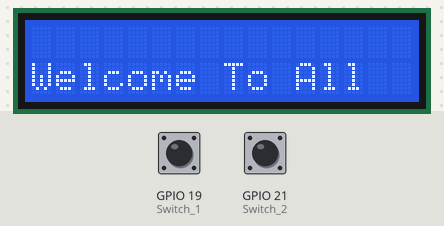
Bench run of a sketch on a simulated ESP32. Parts: 16×2 character LCD. The test bench sets the inputs (shaded band); at power-on: GPIO 19 (Switch_1) HIGH, GPIO 21 (Switch_2) LOW. What the sketch prints to the serial monitor is not drawn.

Above: at 0.1 s.
At 2.2 s:
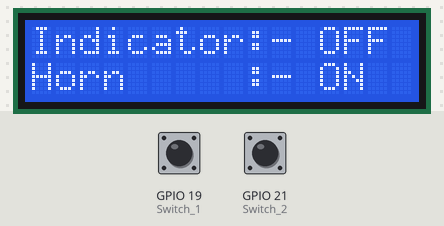
2.3 s: GPIO 19 (Switch_1) pulled LOW for 3.2 s
At 5.1 s:
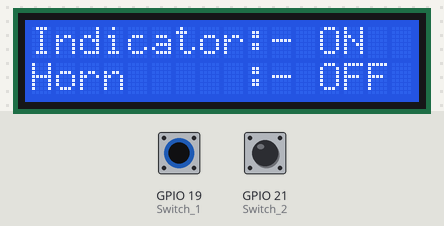
8.5 s: GPIO 19 (Switch_1) pulled LOW for 1.65 s
Timing chart, 0 to 11.5 s (numbered marks = the images above; inputs shaded):
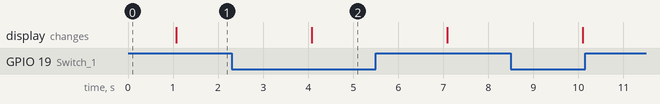

Measured:
- after the input at 2.3 s, the display: changes after 1.8 s (image 2)

The sketch:

Master.ino
```cpp
#include <LiquidCrystal.h>
#include <esp_now.h>
#include <WiFi.h>
#define Switch_1 19
#define Switch_2 21

LiquidCrystal lcd(33,25,26,27,14,13);
int myData;
// Global copy of slave
esp_now_peer_info_t slave;
#define CHANNEL 0
#define PRINTSCANRESULTS 0
#define DELETEBEFOREPAIR 0

 int mac[6] = {0x58, 0xBF, 0x25, 0x9F, 0x54, 0x71};

// Init ESP Now with fallback
void InitESPNow() {
  WiFi.disconnect();
  if (esp_now_init() == ESP_OK) {
    Serial.println("ESPNow Init Success");
  }
  else {
    Serial.println("ESPNow Init Failed");
    // Retry InitESPNow, add a counte and then restart?
    // InitESPNow();
    // or Simply Restart
    ESP.restart();
  }
}

// Scan for slaves in AP mode
void ScanForSlave() {
  //int8_t scanResults = WiFi.scanNetworks();
  // reset on each scan
  bool slaveFound = 0;
  memset(&slave, 0, sizeof(slave));


  for (int ii = 0; ii < 6; ++ii )
  {
    slave.peer_addr[ii] = (uint8_t) mac[ii];
  }

  slave.channel = CHANNEL; // pick a channel
  slave.encrypt = 0; // no encryption

  slaveFound = 1;


  if (slaveFound)
  {
    Serial.println("Slave Found, processing..");
  } else
  {
    Serial.println("Slave Not Found, trying again.");
  }

}

// Check if the slave is already paired with the master.
// If not, pair the slave with master
bool manageSlave() {
  if (slave.channel == CHANNEL) {
    if (DELETEBEFOREPAIR) {
      deletePeer();
    }

    Serial.print("Slave Status: ");
    // check if the peer exists
    bool exists = esp_now_is_peer_exist(slave.peer_addr);
    if ( exists) {
      // Slave already paired.
      Serial.println("Already Paired");
      return true;
    } else {
      // Slave not paired, attempt pair
      esp_err_t addStatus = esp_now_add_peer(&slave);
      if (addStatus == ESP_OK) {
        // Pair success
        Serial.println("Pair success");
        return true;
      } else if (addStatus == ESP_ERR_ESPNOW_NOT_INIT) {
        // How did we get so far!!
        Serial.println("ESPNOW Not Init");
        return false;
      } else if (addStatus == ESP_ERR_ESPNOW_ARG) {
        Serial.println("Invalid Argument");
        return false;
      } else if (addStatus == ESP_ERR_ESPNOW_FULL) {
        Serial.println("Peer list full");
        return false;
      } else if (addStatus == ESP_ERR_ESPNOW_NO_MEM) {
        Serial.println("Out of memory");
        return false;
      } else if (addStatus == ESP_ERR_ESPNOW_EXIST) {
        Serial.println("Peer Exists");
        return true;
      } else {
        Serial.println("Not sure what happened");
        return false;
      }
    }
  } else {
    // No slave found to process
    Serial.println("No Slave found to process");
    return false;
  }
}

void deletePeer() {
  esp_err_t delStatus = esp_now_del_peer(slave.peer_addr);
  Serial.print("Slave Delete Status: ");
  if (delStatus == ESP_OK) {
    // Delete success
    Serial.println("Success");
  } else if (delStatus == ESP_ERR_ESPNOW_NOT_INIT) {
    // How did we get so far!!
    Serial.println("ESPNOW Not Init");
  } else if (delStatus == ESP_ERR_ESPNOW_ARG) {
    Serial.println("Invalid Argument");
  } else if (delStatus == ESP_ERR_ESPNOW_NOT_FOUND) {
    Serial.println("Peer not found.");
  } else {
    Serial.println("Not sure what happened");
  }
}
// send data
void sendData()
{
  if(digitalRead(Switch_1)==0||digitalRead(Switch_2)==0)
  {
    if(digitalRead(Switch_1)==0)
    {
      myData=0;
      lcd.clear();
      lcd.setCursor(0, 0);
      lcd.print("Indicator:- ON");
      lcd.setCursor(0, 1);
      lcd.print("Horn     :- OFF");
    }
    else if(digitalRead(Switch_2)==0)
    {
      myData=1;
      lcd.clear();
      lcd.setCursor(0, 0);
      lcd.print("Indicator:- OFF");
      lcd.setCursor(0, 1);
      lcd.print("Horn     :- ON");
    }
    else
    {
      myData=2;
      lcd.clear();
      lcd.setCursor(0, 0);
      lcd.print("Indicator:- OFF");
      lcd.setCursor(0, 1);
      lcd.print("Horn     :- OFF");
    }
  }
  const uint8_t *peer_addr = slave.peer_addr;
  Serial.print("Sending: "); Serial.println(myData);
  // Send message via ESP-NOW
  esp_err_t result = esp_now_send(peer_addr, (uint8_t *) &myData, sizeof(myData));

  Serial.print("Send Status: ");
  if (result == ESP_OK) {
    Serial.println("Success");
  } else if (result == ESP_ERR_ESPNOW_NOT_INIT) {
    // How did we get so far!!
    Serial.println("ESPNOW not Init.");
  } else if (result == ESP_ERR_ESPNOW_ARG) {
    Serial.println("Invalid Argument");
  } else if (result == ESP_ERR_ESPNOW_INTERNAL) {
    Serial.println("Internal Error");
  } else if (result == ESP_ERR_ESPNOW_NO_MEM) {
    Serial.println("ESP_ERR_ESPNOW_NO_MEM");
  } else if (result == ESP_ERR_ESPNOW_NOT_FOUND) {
    Serial.println("Peer not found.");
  } else {
    Serial.println("Not sure what happened");
  }
}

// callback when data is sent from Master to Slave
void OnDataSent(const uint8_t *mac_addr, esp_now_send_status_t status) {
  char macStr[18];
  snprintf(macStr, sizeof(macStr), "%02x:%02x:%02x:%02x:%02x:%02x",
           mac_addr[0], mac_addr[1], mac_addr[2], mac_addr[3], mac_addr[4], mac_addr[5]);
  Serial.print("Last Packet Sent to: "); Serial.println(macStr);
  Serial.print("Last Packet Send Status: "); Serial.println(status == ESP_NOW_SEND_SUCCESS ? "Delivery Success" : "Delivery Fail");
}

void setup() {
  Serial.begin(115200);
  pinMode(Switch_1,INPUT);
  pinMode(Switch_2,INPUT);
  lcd.begin(16, 2);
  WiFi.mode(WIFI_STA);
  Serial.println("ESPNow/Basic/Master Example");
  Serial.print("STA MAC: "); Serial.println(WiFi.macAddress());
  InitESPNow();
  esp_now_register_send_cb(OnDataSent);
  lcd.setCursor(0, 1);
  lcd.print("Welcome To All");
  delay(1000);
  lcd.clear();
}

void loop() {
  // In the loop we scan for slave
  ScanForSlave();
  // If Slave is found, it would be populate in `slave` variable
  // We will check if `slave` is defined and then we proceed further
  if (slave.channel == CHANNEL) { // check if slave channel is defined
    // `slave` is defined
    // Add slave as peer if it has not been added already
    bool isPaired = manageSlave();
    if (isPaired) {
      // pair success or already paired
      // Send data to device
      sendData();
    } else {
      // slave pair failed
      Serial.println("Slave pair failed!");
    }
  }
  else {
    // No slave found to process
  }

  // wait for 3seconds to run the logic again
  delay(3000);
}
```
